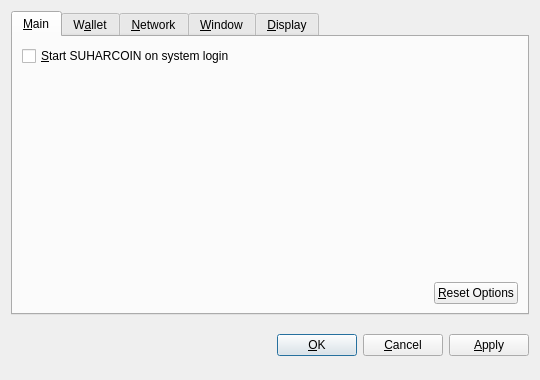
<?xml version="1.0" encoding="UTF-8"?>
<ui version="4.0">
 <class>OptionsDialog</class>
 <widget class="QDialog" name="OptionsDialog">
  <property name="geometry">
   <rect>
    <x>0</x>
    <y>0</y>
    <width>540</width>
    <height>380</height>
   </rect>
  </property>
  <property name="windowTitle">
   <string>Options</string>
  </property>
  <property name="modal">
   <bool>true</bool>
  </property>
  <layout class="QVBoxLayout" name="verticalLayout">
   <item>
    <widget class="QTabWidget" name="tabWidget">
     <property name="tabPosition">
      <enum>QTabWidget::North</enum>
     </property>
     <property name="currentIndex">
      <number>0</number>
     </property>
     <widget class="QWidget" name="tabMain">
      <attribute name="title">
       <string>&amp;Main</string>
      </attribute>
      <layout class="QVBoxLayout" name="verticalLayout_Main">
       <item>
        <widget class="QCheckBox" name="suharcoinAtStartup">
         <property name="toolTip">
          <string>Automatically start SUHARCOIN after logging in to the system.</string>
         </property>
         <property name="text">
          <string>&amp;Start SUHARCOIN on system login</string>
         </property>
        </widget>
       </item>
       <item>
        <spacer name="verticalSpacer_Main">
         <property name="orientation">
          <enum>Qt::Vertical</enum>
         </property>
         <property name="sizeHint" stdset="0">
          <size>
           <width>20</width>
           <height>40</height>
          </size>
         </property>
        </spacer>
       </item>
       <item>
        <layout class="QHBoxLayout" name="horizontalLayout_2_Main">
         <item>
          <spacer name="horizontalSpacer_2_Main">
           <property name="orientation">
            <enum>Qt::Horizontal</enum>
           </property>
           <property name="sizeHint" stdset="0">
            <size>
             <width>40</width>
             <height>20</height>
            </size>
           </property>
          </spacer>
         </item>
         <item>
          <widget class="QPushButton" name="resetButton">
           <property name="toolTip">
            <string>Reset all client options to default.</string>
           </property>
           <property name="text">
            <string>&amp;Reset Options</string>
           </property>
           <property name="autoDefault">
            <bool>false</bool>
           </property>
          </widget>
         </item>
        </layout>
       </item>
      </layout>
     </widget>
     <widget class="QWidget" name="tabWallet">
      <attribute name="title">
       <string>W&amp;allet</string>
      </attribute>
      <layout class="QVBoxLayout" name="verticalLayout_Network">
       <item>
        <widget class="QLabel" name="transactionFeeInfoLabel">
         <property name="text">
          <string>Optional transaction fee per kB that helps make sure your transactions are processed quickly. Most transactions are 1 kB.</string>
         </property>
         <property name="textFormat">
          <enum>Qt::PlainText</enum>
         </property>
         <property name="wordWrap">
          <bool>true</bool>
         </property>
        </widget>
       </item>
       <item>
        <layout class="QHBoxLayout" name="horizontalLayout_1_Main">
         <item>
          <widget class="QLabel" name="transactionFeeLabel">
           <property name="text">
            <string>Pay transaction &amp;fee</string>
           </property>
           <property name="textFormat">
            <enum>Qt::PlainText</enum>
           </property>
           <property name="buddy">
            <cstring>transactionFee</cstring>
           </property>
          </widget>
         </item>
         <item>
          <widget class="BitcoinAmountField" name="transactionFee"/>
         </item>
         <item>
          <spacer name="horizontalSpacer_1_Main">
           <property name="orientation">
            <enum>Qt::Horizontal</enum>
           </property>
           <property name="sizeHint" stdset="0">
            <size>
             <width>40</width>
             <height>20</height>
            </size>
           </property>
          </spacer>
         </item>
        </layout>
       </item>
       <item>
        <widget class="QLabel" name="label">
         <property name="text">
          <string>If you disable the spending of unconfirmed change, the change from a transaction cannot be used until that transaction has at least one confirmation. This also affects how your balance is computed.</string>
         </property>
         <property name="wordWrap">
          <bool>true</bool>
         </property>
        </widget>
       </item>
       <item>
        <widget class="QCheckBox" name="spendZeroConfChange">
         <property name="text">
          <string>Spend unconfirmed change  (experts only)</string>
         </property>
        </widget>
       </item>
       <item>
        <spacer name="verticalSpacer">
         <property name="orientation">
          <enum>Qt::Vertical</enum>
         </property>
         <property name="sizeHint" stdset="0">
          <size>
           <width>20</width>
           <height>40</height>
          </size>
         </property>
        </spacer>
       </item>
      </layout>
     </widget>
     <widget class="QWidget" name="tabNetwork">
      <attribute name="title">
       <string>&amp;Network</string>
      </attribute>
      <layout class="QVBoxLayout" name="verticalLayout_Network">
       <item>
        <widget class="QCheckBox" name="mapPortUpnp">
         <property name="toolTip">
          <string>Automatically open the SUHARCOIN client port on the router. This only works when your router supports UPnP and it is enabled.</string>
         </property>
         <property name="text">
          <string>Map port using &amp;UPnP</string>
         </property>
        </widget>
       </item>
       <item>
        <widget class="QCheckBox" name="connectSocks">
         <property name="toolTip">
          <string>Connect to the SUHARCOIN network through a SOCKS proxy (e.g. when connecting through Tor).</string>
         </property>
         <property name="text">
          <string>&amp;Connect through SOCKS proxy:</string>
         </property>
        </widget>
       </item>
       <item>
        <layout class="QHBoxLayout" name="horizontalLayout_Network">
         <item>
          <widget class="QLabel" name="proxyIpLabel">
           <property name="text">
            <string>Proxy &amp;IP:</string>
           </property>
           <property name="textFormat">
            <enum>Qt::PlainText</enum>
           </property>
           <property name="buddy">
            <cstring>proxyIp</cstring>
           </property>
          </widget>
         </item>
         <item>
          <widget class="QValidatedLineEdit" name="proxyIp">
           <property name="maximumSize">
            <size>
             <width>140</width>
             <height>16777215</height>
            </size>
           </property>
           <property name="toolTip">
            <string>IP address of the proxy (e.g. 127.0.0.1)</string>
           </property>
          </widget>
         </item>
         <item>
          <widget class="QLabel" name="proxyPortLabel">
           <property name="text">
            <string>&amp;Port:</string>
           </property>
           <property name="textFormat">
            <enum>Qt::PlainText</enum>
           </property>
           <property name="buddy">
            <cstring>proxyPort</cstring>
           </property>
          </widget>
         </item>
         <item>
          <widget class="QLineEdit" name="proxyPort">
           <property name="maximumSize">
            <size>
             <width>55</width>
             <height>16777215</height>
            </size>
           </property>
           <property name="toolTip">
            <string>Port of the proxy (e.g. 9050)</string>
           </property>
          </widget>
         </item>
         <item>
          <widget class="QLabel" name="socksVersionLabel">
           <property name="text">
            <string>SOCKS &amp;Version:</string>
           </property>
           <property name="textFormat">
            <enum>Qt::PlainText</enum>
           </property>
           <property name="buddy">
            <cstring>socksVersion</cstring>
           </property>
          </widget>
         </item>
         <item>
          <widget class="QValueComboBox" name="socksVersion">
           <property name="toolTip">
            <string>SOCKS version of the proxy (e.g. 5)</string>
           </property>
          </widget>
         </item>
         <item>
          <spacer name="horizontalSpacer_Network">
           <property name="orientation">
            <enum>Qt::Horizontal</enum>
           </property>
           <property name="sizeHint" stdset="0">
            <size>
             <width>40</width>
             <height>20</height>
            </size>
           </property>
          </spacer>
         </item>
        </layout>
       </item>
       <item>
        <spacer name="verticalSpacer_Network">
         <property name="orientation">
          <enum>Qt::Vertical</enum>
         </property>
         <property name="sizeHint" stdset="0">
          <size>
           <width>20</width>
           <height>40</height>
          </size>
         </property>
        </spacer>
       </item>
      </layout>
     </widget>
     <widget class="QWidget" name="tabWindow">
      <attribute name="title">
       <string>&amp;Window</string>
      </attribute>
      <layout class="QVBoxLayout" name="verticalLayout_Window">
       <item>
        <widget class="QCheckBox" name="minimizeToTray">
         <property name="toolTip">
          <string>Show only a tray icon after minimizing the window.</string>
         </property>
         <property name="text">
          <string>&amp;Minimize to the tray instead of the taskbar</string>
         </property>
        </widget>
       </item>
       <item>
        <widget class="QCheckBox" name="minimizeOnClose">
         <property name="toolTip">
          <string>Minimize instead of exit the application when the window is closed. When this option is enabled, the application will be closed only after selecting Quit in the menu.</string>
         </property>
         <property name="text">
          <string>M&amp;inimize on close</string>
         </property>
        </widget>
       </item>
       <item>
        <spacer name="verticalSpacer_Window">
         <property name="orientation">
          <enum>Qt::Vertical</enum>
         </property>
         <property name="sizeHint" stdset="0">
          <size>
           <width>20</width>
           <height>40</height>
          </size>
         </property>
        </spacer>
       </item>
      </layout>
     </widget>
     <widget class="QWidget" name="tabDisplay">
      <attribute name="title">
       <string>&amp;Display</string>
      </attribute>
      <layout class="QVBoxLayout" name="verticalLayout_Display">
       <item>
        <layout class="QHBoxLayout" name="horizontalLayout_1_Display">
         <item>
          <widget class="QLabel" name="langLabel">
           <property name="text">
            <string>User Interface &amp;language:</string>
           </property>
           <property name="textFormat">
            <enum>Qt::PlainText</enum>
           </property>
           <property name="buddy">
            <cstring>lang</cstring>
           </property>
          </widget>
         </item>
         <item>
          <widget class="QValueComboBox" name="lang">
           <property name="toolTip">
            <string>The user interface language can be set here. This setting will take effect after restarting SUHARCOIN.</string>
           </property>
          </widget>
         </item>
        </layout>
       </item>
       <item>
        <layout class="QHBoxLayout" name="horizontalLayout_2_Display">
         <item>
          <widget class="QLabel" name="unitLabel">
           <property name="text">
            <string>&amp;Unit to show amounts in:</string>
           </property>
           <property name="textFormat">
            <enum>Qt::PlainText</enum>
           </property>
           <property name="buddy">
            <cstring>unit</cstring>
           </property>
          </widget>
         </item>
         <item>
          <widget class="QValueComboBox" name="unit">
           <property name="toolTip">
            <string>Choose the default subdivision unit to show in the interface and when sending coins.</string>
           </property>
          </widget>
         </item>
        </layout>
       </item>
       <item>
        <widget class="QCheckBox" name="displayAddresses">
         <property name="toolTip">
          <string>Whether to show SUHARCOIN addresses in the transaction list or not.</string>
         </property>
         <property name="text">
          <string>&amp;Display addresses in transaction list</string>
         </property>
        </widget>
       </item>
       <item>
        <widget class="QCheckBox" name="coinControlFeatures">
         <property name="toolTip">
          <string>Whether to show coin control features or not.</string>
         </property>
         <property name="text">
          <string>Display coin &amp;control features (experts only!)</string>
         </property>
        </widget>
       </item>
       <item>
        <spacer name="verticalSpacer_Display">
         <property name="orientation">
          <enum>Qt::Vertical</enum>
         </property>
         <property name="sizeHint" stdset="0">
          <size>
           <width>20</width>
           <height>40</height>
          </size>
         </property>
        </spacer>
       </item>
      </layout>
     </widget>
    </widget>
   </item>
   <item>
    <layout class="QHBoxLayout" name="horizontalLayout_Buttons">
     <item>
      <spacer name="horizontalSpacer_1">
       <property name="orientation">
        <enum>Qt::Horizontal</enum>
       </property>
       <property name="sizeHint" stdset="0">
        <size>
         <width>40</width>
         <height>48</height>
        </size>
       </property>
      </spacer>
     </item>
     <item>
      <widget class="QLabel" name="statusLabel">
       <property name="font">
        <font>
         <weight>75</weight>
         <bold>true</bold>
        </font>
       </property>
       <property name="text">
        <string/>
       </property>
       <property name="textFormat">
        <enum>Qt::PlainText</enum>
       </property>
       <property name="wordWrap">
        <bool>true</bool>
       </property>
      </widget>
     </item>
     <item>
      <spacer name="horizontalSpacer_2">
       <property name="orientation">
        <enum>Qt::Horizontal</enum>
       </property>
       <property name="sizeHint" stdset="0">
        <size>
         <width>40</width>
         <height>48</height>
        </size>
       </property>
      </spacer>
     </item>
     <item>
      <widget class="QPushButton" name="okButton">
       <property name="text">
        <string>&amp;OK</string>
       </property>
      </widget>
     </item>
     <item>
      <widget class="QPushButton" name="cancelButton">
       <property name="text">
        <string>&amp;Cancel</string>
       </property>
       <property name="autoDefault">
        <bool>false</bool>
       </property>
      </widget>
     </item>
     <item>
      <widget class="QPushButton" name="applyButton">
       <property name="text">
        <string>&amp;Apply</string>
       </property>
       <property name="autoDefault">
        <bool>false</bool>
       </property>
      </widget>
     </item>
    </layout>
   </item>
  </layout>
 </widget>
 <customwidgets>
  <customwidget>
   <class>BitcoinAmountField</class>
   <extends>QSpinBox</extends>
   <header>suharcoinamountfield.h</header>
  </customwidget>
  <customwidget>
   <class>QValueComboBox</class>
   <extends>QComboBox</extends>
   <header>qvaluecombobox.h</header>
  </customwidget>
  <customwidget>
   <class>QValidatedLineEdit</class>
   <extends>QLineEdit</extends>
   <header>qvalidatedlineedit.h</header>
  </customwidget>
 </customwidgets>
 <resources/>
 <connections/>
</ui>
